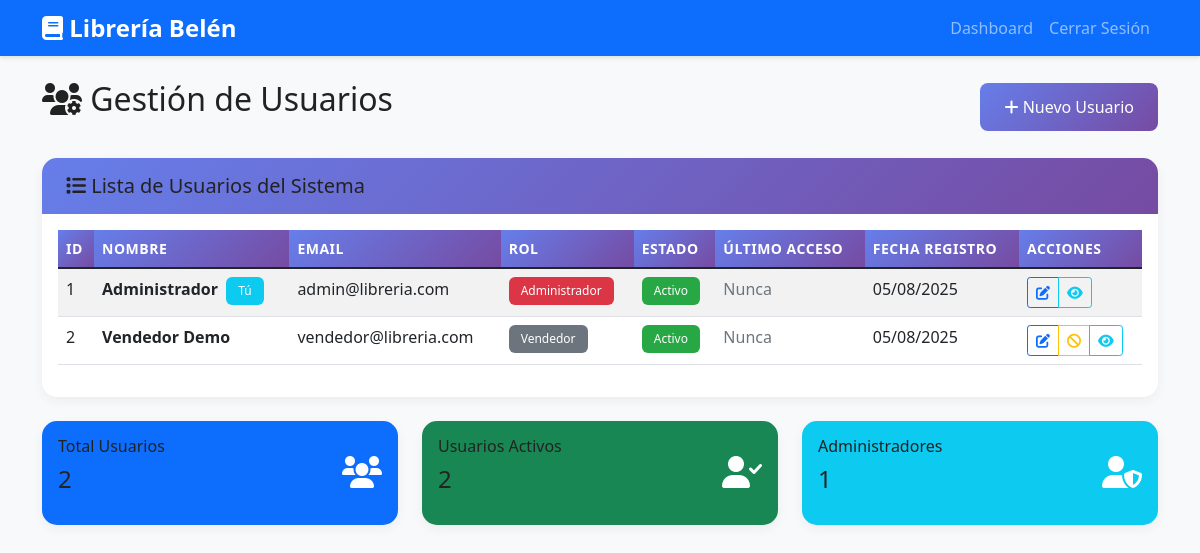
The page /usuarios/lista_usuarios.php (signed in) on the database its author committed.
### tables this page shows
CREATE TABLE usuarios (
    id INT AUTO_INCREMENT PRIMARY KEY,
    nombre VARCHAR(100) NOT NULL,
    email VARCHAR(150) UNIQUE NOT NULL,
    password VARCHAR(255) NOT NULL,
    rol ENUM('admin', 'vendedor') DEFAULT 'vendedor',
    activo BOOLEAN DEFAULT TRUE,
    ultimo_acceso TIMESTAMP NULL,
    fecha_creacion TIMESTAMP DEFAULT CURRENT_TIMESTAMP,
    fecha_actualizacion TIMESTAMP DEFAULT CURRENT_TIMESTAMP ON UPDATE CURRENT_TIMESTAMP,
    INDEX idx_email (email)
);

### usuarios/lista_usuarios.php (the view, shortened to what this page needs)
<?php
$pdo = getConnection();
$stmt = $pdo->query("
    SELECT
        id,
        nombre,
        email,
        rol,
        activo,
        ultimo_acceso,
        fecha_creacion
    FROM usuarios
    ORDER BY fecha_creacion DESC
");
$usuarios = $stmt->fetchAll();
?>
<!DOCTYPE html>
<html lang="es">
<head>
    <link href="https://cdn.jsdelivr.net/npm/bootstrap@5.1.3/dist/css/bootstrap.min.css" rel="stylesheet">
    <link href="https://cdnjs.cloudflare.com/ajax/libs/font-awesome/6.0.0/css/all.min.css" rel="stylesheet">
    <link href="../assets/css/style.css" rel="stylesheet">
</head>
<body>
    <nav class="navbar navbar-expand-lg navbar-dark bg-primary">
        <div class="container">
            <a class="navbar-brand" href="../index.php">
                <i class="fas fa-book"></i> Librería Belén
            </a>
            <div class="navbar-nav ms-auto">
                <a class="nav-link" href="../index.php">Dashboard</a>
                <a class="nav-link" href="../logout.php">Cerrar Sesión</a>
            </div>
        </div>
    </nav>
    <div class="container mt-4">
        <div class="row">
            <div class="col-12">
                <div class="d-flex justify-content-between align-items-center mb-4">
                    <h2><i class="fas fa-users-cog"></i> Gestión de Usuarios</h2>
                    <a href="nuevo_usuario.php" class="btn btn-primary">
                        <i class="fas fa-plus"></i> Nuevo Usuario
                    </a>
                </div>
                <div class="card">
                    <div class="card-header">
                        <h5 class="mb-0"><i class="fas fa-list"></i> Lista de Usuarios del Sistema</h5>
                    </div>
                    <div class="card-body">
                        <div class="table-responsive">
                            <table class="table table-striped table-hover">
                                <thead class="table-dark">
                                    <tr>
                                        <th>ID</th>
                                        <th>Nombre</th>
                                        <th>Email</th>
                                        <th>Rol</th>
                                        <th>Estado</th>
                                        <th>Último Acceso</th>
                                        <th>Fecha Registro</th>
                                        <th>Acciones</th>
                                    </tr>
                                </thead>
                                <tbody>
                                    <?php foreach ($usuarios as $usuario): ?>
                                    <tr>
                                        <td><?php echo $usuario['id']; ?></td>
                                        <td>
                                            <strong><?php echo htmlspecialchars($usuario['nombre']); ?></strong>
                                            <?php if ($usuario['id'] == $_SESSION['user_id']): ?>
                                                <span class="badge bg-info ms-1">Tú</span>
                                            <?php endif; ?>
                                        </td>
                                        <td><?php echo htmlspecialchars($usuario['email']); ?></td>
                                        <td>
                                            <?php if ($usuario['rol'] === 'admin'): ?>
                                                <span class="badge bg-danger">Administrador</span>
                                            <?php else: ?>
                                                <span class="badge bg-secondary">Vendedor</span>
                                            <?php endif; ?>
                                        </td>
                                        <td>
                                            <?php if ($usuario['activo']): ?>
                                                <span class="badge bg-success">Activo</span>
                                            <?php else: ?>
                                                <span class="badge bg-warning">Inactivo</span>
                                            <?php endif; ?>
                                        </td>
                                        <td>
                                            <?php
                                            if ($usuario['ultimo_acceso']) {
                                                echo date('d/m/Y H:i', strtotime($usuario['ultimo_acceso']));
                                            } else {
                                                echo '<span class="text-muted">Nunca</span>';
                                            }
                                            ?>
                                        </td>
                                        <td><?php echo date('d/m/Y', strtotime($usuario['fecha_creacion'])); ?></td>
                                        <td>
                                            <div class="btn-group btn-group-sm" role="group">
                                                <a href="editar_usuario.php?id=<?php echo $usuario['id']; ?>"
                                                   class="btn btn-outline-primary" title="Editar">
                                                    <i class="fas fa-edit"></i>
                                                </a>
                                                <?php if ($usuario['id'] !== $_SESSION['user_id']): ?>
                                                <a href="?action=toggle_status&id=<?php echo $usuario['id']; ?>"
                                                   class="btn btn-outline-<?php echo $usuario['activo'] ? 'warning' : 'success'; ?>"
                                                   title="<?php echo $usuario['activo'] ? 'Desactivar' : 'Activar'; ?>"
                                                   onclick="return confirm('¿Está seguro de cambiar el estado de este usuario?')">
                                                    <i class="fas fa-<?php echo $usuario['activo'] ? 'ban' : 'check'; ?>"></i>
                                                </a>
                                                <?php endif; ?>
                                                <a href="ver_usuario.php?id=<?php echo $usuario['id']; ?>"
                                                   class="btn btn-outline-info" title="Ver Detalles">
                                                    <i class="fas fa-eye"></i>
                                                </a>
                                            </div>
                                        </td>
                                    </tr>
                                    <?php endforeach; ?>
                                </tbody>
                            </table>
                        </div>
                    </div>
                </div>
                <div class="row mt-4">
                    <div class="col-md-4">
                        <div class="card bg-primary text-white">
                            <div class="card-body">
                                <div class="d-flex justify-content-between">
                                    <div>
                                        <h6 class="card-title">Total Usuarios</h6>
                                        <h4><?php echo count($usuarios); ?></h4>
                                    </div>
                                    <div class="align-self-center">
                                        <i class="fas fa-users fa-2x"></i>
                                    </div>
                                </div>
                            </div>
                        </div>
                    </div>
                    <div class="col-md-4">
                        <div class="card bg-success text-white">
                            <div class="card-body">
                                <div class="d-flex justify-content-between">
                                    <div>
                                        <h6 class="card-title">Usuarios Activos</h6>
                                        <h4><?php echo count(array_filter($usuarios, function($u) { return $u['activo']; })); ?></h4>
                                    </div>
                                    <div class="align-self-center">
                                        <i class="fas fa-user-check fa-2x"></i>
                                    </div>
                                </div>
                            </div>
                        </div>
                    </div>
                    <div class="col-md-4">
                        <div class="card bg-info text-white">
                            <div class="card-body">
                                <div class="d-flex justify-content-between">
                                    <div>
                                        <h6 class="card-title">Administradores</h6>
                                        <h4><?php echo count(array_filter($usuarios, function($u) { return $u['rol'] === 'admin'; })); ?></h4>
                                    </div>
                                    <div class="align-self-center">
                                        <i class="fas fa-user-shield fa-2x"></i>
                                    </div>
                                </div>
                            </div>
                        </div>
                    </div>
                </div>
            </div>
        </div>
    </div>
    <?php include '../includes/footer.php'; ?>
</body>
</html>

### assets/css/style.css (style rules this page uses)
:root { --primary-color: #667eea; --secondary-color: #764ba2; --success-color: #28a745; --danger-color: #dc3545; --warning-color: #ffc107; --info-color: #17a2b8; --light-color: #f8f9fa; --dark-color: #343a40; }
body { font-family: 'Segoe UI', Tahoma, Geneva, Verdana, sans-serif; background-color: #f8f9fa; padding-top: 56px; color: #333; }
h1, h2, h3, h4, h5, h6 { color: #222; margin-bottom: 1rem; }
a { color: var(--primary-color); text-decoration: none; }
.navbar { position: fixed; top: 0; left: 0; right: 0; z-index: 1030; height: 56px; }
.card { border: none; border-radius: 15px; box-shadow: 0 0.25rem 0.75rem rgba(0, 0, 0, 0.05); transition: all 0.3s ease; }
.card-header { background: linear-gradient(135deg, var(--primary-color) 0%, var(--secondary-color) 100%); color: white; border-radius: 15px 15px 0 0 !important; border: none; padding: 1rem 1.5rem; font-size: 1.25rem; font-weight: 600; }
.btn { border-radius: 8px; font-weight: 500; padding: 0.75rem 1.5rem; transition: all 0.3s ease; font-size: 1rem; }
.btn-primary { background: linear-gradient(135deg, var(--primary-color) 0%, var(--secondary-color) 100%); border: none; }
.table thead { border-radius: 10px 10px 0 0; }
.table tbody tr:last-child { border-bottom-left-radius: 10px; border-bottom-right-radius: 10px; }
.table thead th { background: linear-gradient(135deg, var(--primary-color) 0%, var(--secondary-color) 100%); color: white; border: none; font-weight: 600; text-transform: uppercase; font-size: 0.875rem; letter-spacing: 0.5px; }
.table tbody tr { transition: all 0.3s ease; }
.badge { border-radius: 6px; font-weight: 500; padding: 0.5rem 0.75rem; }
.mt-4 { margin-top: 1.5rem !important; }
.navbar { box-shadow: 0 2px 4px rgba(0, 0, 0, 0.1); }
.navbar-brand { font-weight: 700; font-size: 1.5rem; }
.badge.bg-success { background-color: #28a745 !important; }
.badge.bg-danger { background-color: #dc3545 !important; }

### rows shown on the page
usuarios: id "1", nombre "Administrador", shows "Tú", email "admin@libreria.com", rol "Administrador", activo "Activo", shows "Nunca", fecha_creacion "05/08/2025"
usuarios: id "2", nombre "Vendedor Demo", email "vendedor@libreria.com", rol "Vendedor", activo "Activo", shows "Nunca", fecha_creacion "05/08/2025"

### other values the page prints
count($usuarios) "2"
count(array_filter($usuarios, function($u) { return $u['activo']; })) "2"
